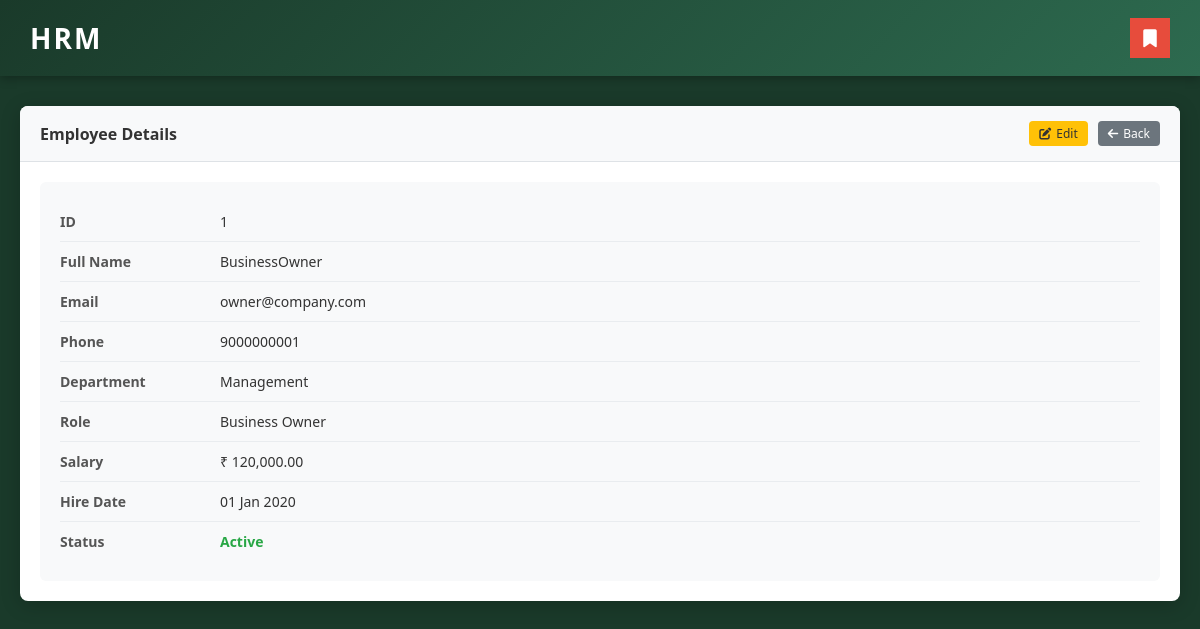
Page /view.php?id=1 on the committed database.
### tables this page shows
CREATE TABLE IF NOT EXISTS employees (
    id          INT AUTO_INCREMENT PRIMARY KEY,
    name        VARCHAR(100)  NOT NULL,
    email       VARCHAR(100)  NOT NULL UNIQUE,
    phone       VARCHAR(20)   NOT NULL,
    department  VARCHAR(50)   NOT NULL,
    role        VARCHAR(50)   NOT NULL,
    salary      DECIMAL(10,2) NOT NULL DEFAULT 0.00,
    hire_date   DATE          NOT NULL,
    status      ENUM('Active','Disabled') NOT NULL DEFAULT 'Active'
);

### view.php (the view, shortened to what this page needs)
<?php
include 'db.php';
$id  = isset($_GET['id']) ? (int)$_GET['id'] : 0;
$emp = mysqli_fetch_assoc(mysqli_query($conn, "SELECT * FROM employees WHERE id=$id"));
?>
<!DOCTYPE html>
<html lang="en">
<head>
    <link rel="stylesheet" href="style.css">
    <link rel="stylesheet" href="https://cdnjs.cloudflare.com/ajax/libs/font-awesome/6.4.0/css/all.min.css">
</head>
<body>
<div class="top-header">
    <h1>HRM</h1>
    <div class="bookmark-icon"><i class="fas fa-bookmark"></i></div>
</div>
<div class="container">
    <div class="card">
        <div class="card-header">
            <h2>Employee Details</h2>
            <a href="edit.php?id=<?= $emp['id'] ?>" class="btn btn-warning btn-sm"><i class="fas fa-edit"></i> Edit</a>
            <a href="index.php" class="btn btn-secondary btn-sm"><i class="fas fa-arrow-left"></i> Back</a>
        </div>
        <div class="card-body">
            <div class="detail-box">
                <div class="detail-row">
                    <span class="detail-label">ID</span>
                    <span class="detail-value"><?= $emp['id'] ?></span>
                </div>
                <div class="detail-row">
                    <span class="detail-label">Full Name</span>
                    <span class="detail-value"><?= htmlspecialchars($emp['name']) ?></span>
                </div>
                <div class="detail-row">
                    <span class="detail-label">Email</span>
                    <span class="detail-value"><?= htmlspecialchars($emp['email']) ?></span>
                </div>
                <div class="detail-row">
                    <span class="detail-label">Phone</span>
                    <span class="detail-value"><?= htmlspecialchars($emp['phone']) ?></span>
                </div>
                <div class="detail-row">
                    <span class="detail-label">Department</span>
                    <span class="detail-value"><?= htmlspecialchars($emp['department']) ?></span>
                </div>
                <div class="detail-row">
                    <span class="detail-label">Role</span>
                    <span class="detail-value"><?= htmlspecialchars($emp['role']) ?></span>
                </div>
                <div class="detail-row">
                    <span class="detail-label">Salary</span>
                    <span class="detail-value">₹ <?= number_format($emp['salary'], 2) ?></span>
                </div>
                <div class="detail-row">
                    <span class="detail-label">Hire Date</span>
                    <span class="detail-value"><?= date('d M Y', strtotime($emp['hire_date'])) ?></span>
                </div>
                <div class="detail-row">
                    <span class="detail-label">Status</span>
                    <span class="detail-value">
                        <span class="<?= $emp['status']==='Active'?'status-active':'status-disabled' ?>">
                            <?= $emp['status'] ?>
                        </span>
                    </span>
                </div>
            </div>
        </div>
    </div>
</div>
</body>
</html>

### style.css (style rules this page uses)
* { margin: 0; padding: 0; box-sizing: border-box; }
body { font-family: 'Segoe UI', Arial, sans-serif; background: #1a3a2a; min-height: 100vh; }
.top-header { background: linear-gradient(135deg, #1a3a2a 0%, #2d6a4f 100%); color: white; padding: 18px 30px; display: flex; align-items: center; justify-content: space-between; box-shadow: 0 2px 10px rgba(0,0,0,0.3); }
.top-header h1 { font-size: 28px; font-weight: 700; letter-spacing: 2px; }
.top-header .bookmark-icon { background: #e74c3c; color: white; width: 40px; height: 40px; display: flex; align-items: center; justify-content: center; font-size: 18px; cursor: pointer; }
.container { margin: 30px auto; max-width: 1200px; padding: 0 20px; }
.card { background: white; border-radius: 8px; box-shadow: 0 4px 20px rgba(0,0,0,0.2); overflow: hidden; }
.card-header { background: #f8f9fa; padding: 15px 20px; border-bottom: 1px solid #dee2e6; display: flex; align-items: center; gap: 10px; flex-wrap: wrap; }
.card-header h2 { font-size: 16px; color: #333; margin-right: auto; }
.card-body { padding: 20px; }
.btn { padding: 6px 14px; border: none; border-radius: 4px; cursor: pointer; font-size: 13px; font-weight: 500; text-decoration: none; display: inline-flex; align-items: center; gap: 5px; transition: opacity 0.2s; }
.btn-warning { background: #ffc107; color: #333; }
.btn-secondary { background: #6c757d; color: white; }
.btn-sm { padding: 4px 10px; font-size: 12px; }
.status-active { color: #28a745; font-weight: 600; }
.detail-box { background: #f8f9fa; border-radius: 6px; padding: 20px; }
.detail-row { display: flex; padding: 10px 0; border-bottom: 1px solid #e9ecef; font-size: 14px; }
.detail-row:last-child { border-bottom: none; }
.detail-label { width: 160px; font-weight: 600; color: #555; flex-shrink: 0; }
.detail-value { color: #333; }

### rows in the picture
employees: id "1", name "BusinessOwner", email "owner@company.com", phone "9000000001", department "Management", role "Business Owner", salary "120,000.00", hire_date "01 Jan 2020", status "Active"
